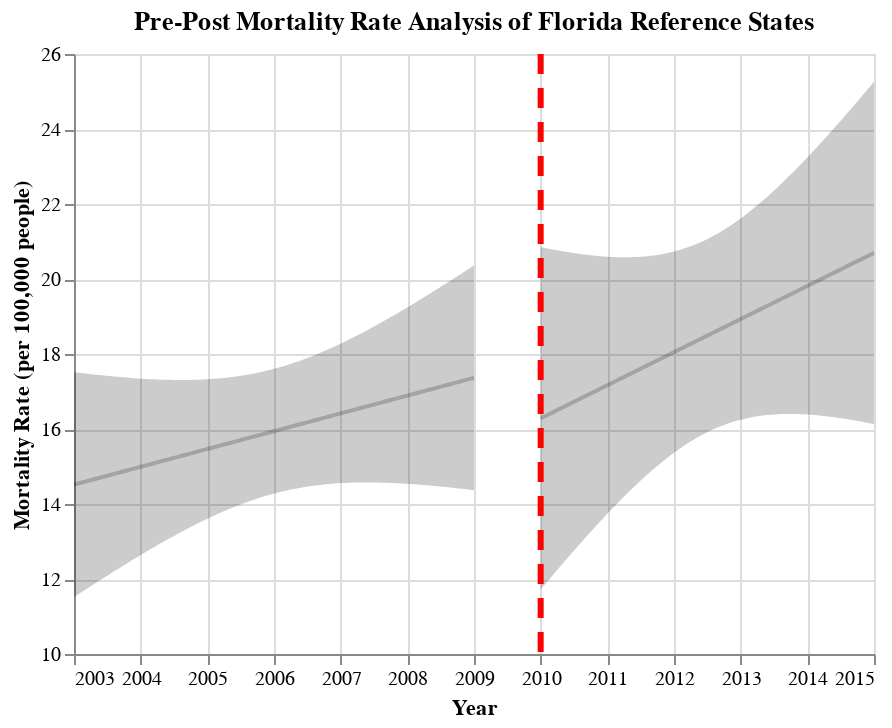

The cell this chart's notebook holds for it:
### Code cell
## Generate Pre-Post Graphs for FL reference states
fit, reg_chart_pre_FL_ref = get_reg_fit_FL_ref(
    death_data_FL_ref_subset_grouped_pre, 
    yvar="average_deaths_state", 
    xvar="YEAR", 
    alpha=0.05
)

fit, reg_chart_post_FL_ref = get_reg_fit_FL_ref(
    death_data_FL_ref_subset_grouped_post, 
    yvar="average_deaths_state", 
    xvar="YEAR", 
    alpha=0.05
)

## Create line post-policy implementation
line_2010 = alt.Chart(pd.DataFrame({'x': [2010]})).mark_rule(strokeDash=[10, 7], color = "red", strokeWidth=3).encode(x='x')

## Generate final pre-post graph for FL reference states
pre_post_FL_ref = reg_chart_pre_FL_ref + reg_chart_post_FL_ref + line_2010
pre_post_FL_ref.properties(title="Pre-Post Mortality Rate Analysis of Florida Reference States")

### Figure 1 — Vega-Lite specification as saved in the notebook (floating-point values rounded to 4 significant figures)
{"config": {"view": {"continuousWidth": 400, "continuousHeight": 300}}, "layer": [{"mark": {"type": "errorband", "color": "black", "opacity": 0.2}, "encoding": {"x": {"field": "YEAR", "type": "quantitative"}, "y": {"field": "ci_low", "title": "", "type": "quantitative"}, "y2": {"field": "ci_high"}}}, {"mark": {"type": "line", "color": "black", "opacity": 0.2}, "encoding": {"x": {"axis": {"format": "T", "title": "Year"}, "field": "YEAR", "scale": {"zero": false}, "type": "quantitative"}, "y": {"field": "average_deaths_state", "scale": {"zero": false}, "title": "Mortality Rate (per 100,000 people)", "type": "quantitative"}}}, {"layer": [{"mark": {"type": "errorband", "color": "black", "opacity": 0.2}, "encoding": {"x": {"field": "YEAR", "type": "quantitative"}, "y": {"field": "ci_low", "title": "", "type": "quantitative"}, "y2": {"field": "ci_high"}}}, {"mark": {"type": "line", "color": "black", "opacity": 0.2}, "encoding": {"x": {"axis": {"format": "T", "title": "Year"}, "field": "YEAR", "scale": {"zero": false}, "type": "quantitative"}, "y": {"field": "average_deaths_state", "scale": {"zero": false}, "title": "Mortality Rate (per 100,000 people)", "type": "quantitative"}}}], "data": {"name": "data-69fdefdf477e0ecd88f91b1a2d844831"}}, {"data": {"name": "data-c6a99109c809d7b1b46dbbb9b2adf5d2"}, "mark": {"type": "rule", "color": "red", "strokeDash": [10, 7], "strokeWidth": 3}, "encoding": {"x": {"field": "x", "type": "quantitative"}}}], "data": {"name": "data-b05608a322fd58892c294a6d4e3e3cd4"}, "title": "Pre-Post Mortality Rate Analysis of Florida Reference States", "$schema": "https://vega.github.io/schema/vega-lite/v4.17.0.json", "datasets": {"data-b05608a322fd58892c294a6d4e3e3cd4": [{"YEAR": 2003.0, "average_deaths_state": 14.52, "ci_low": 11.52, "ci_high": 17.52}, {"YEAR": 2003.0, "average_deaths_state": 14.55, "ci_low": 11.59, "ci_high": 17.5}, {"YEAR": 2003.0, "average_deaths_state": 14.57, "ci_low": 11.66, "ci_high": 17.49}, {"YEAR": 2003.0, "average_deaths_state": 14.6, "ci_low": 11.73, "ci_high": 17.48}, {"YEAR": 2003.0, "average_deaths_state": 14.63, "ci_low": 11.8, "ci_high": 17.47}, {"YEAR": 2003.0, "average_deaths_state": 14.66, "ci_low": 11.86, "ci_high": 17.45}, {"YEAR": 2003.0, "average_deaths_state": 14.69, "ci_low": 11.93, "ci_high": 17.44}, {"YEAR": 2003.0, "average_deaths_state": 14.72, "ci_low": 12.0, "ci_high": 17.43}, {"YEAR": 2003.0, "average_deaths_state": 14.74, "ci_low": 12.07, "ci_high": 17.42}, {"YEAR": 2004.0, "average_deaths_state": 14.77, "ci_low": 12.14, "ci_high": 17.41}, {"YEAR": 2004.0, "average_deaths_state": 14.8, "ci_low": 12.2, "ci_high": 17.4}, {"YEAR": 2004.0, "average_deaths_state": 14.83, "ci_low": 12.27, "ci_high": 17.39}, {"YEAR": 2004.0, "average_deaths_state": 14.86, "ci_low": 12.34, "ci_high": 17.38}, {"YEAR": 2004.0, "average_deaths_state": 14.89, "ci_low": 12.4, "ci_high": 17.37}, {"YEAR": 2004.0, "average_deaths_state": 14.92, "ci_low": 12.47, "ci_high": 17.36}, {"YEAR": 2004.0, "average_deaths_state": 14.94, "ci_low": 12.53, "ci_high": 17.36}, {"YEAR": 2004.0, "average_deaths_state": 14.97, "ci_low": 12.6, "ci_high": 17.35}, {"YEAR": 2004.0, "average_deaths_state": 15.0, "ci_low": 12.66, "ci_high": 17.34}, {"YEAR": 2004.0, "average_deaths_state": 15.03, "ci_low": 12.72, "ci_high": 17.34}, {"YEAR": 2004.0, "average_deaths_state": 15.06, "ci_low": 12.79, "ci_high": 17.33}, {"YEAR": 2004.0, "average_deaths_state": 15.09, "ci_low": 12.85, "ci_high": 17.32}, {"YEAR": 2004.0, "average_deaths_state": 15.12, "ci_low": 12.91, "ci_high": 17.32}, {"YEAR": 2004.0, "average_deaths_state": 15.14, "ci_low": 12.97, "ci_high": 17.32}, {"YEAR": 2004.0, "average_deaths_state": 15.17, "ci_low": 13.03, "ci_high": 17.31}, {"YEAR": 2004.0, "average_deaths_state": 15.2, "ci_low": 13.09, "ci_high": 17.31}, {"YEAR": 2004.0, "average_deaths_state": 15.23, "ci_low": 13.15, "ci_high": 17.31}, {"YEAR": 2005.0, "average_deaths_state": 15.26, "ci_low": 13.21, "ci_high": 17.31}, {"YEAR": 2005.0, "average_deaths_state": 15.29, "ci_low": 13.26, "ci_high": 17.31}, {"YEAR": 2005.0, "average_deaths_state": 15.31, "ci_low": 13.32, "ci_high": 17.31}, {"YEAR": 2005.0, "average_deaths_state": 15.34, "ci_low": 13.38, "ci_high": 17.31}, {"YEAR": 2005.0, "average_deaths_state": 15.37, "ci_low": 13.43, "ci_high": 17.31}, {"YEAR": 2005.0, "average_deaths_state": 15.4, "ci_low": 13.49, "ci_high": 17.31}, {"YEAR": 2005.0, "average_deaths_state": 15.43, "ci_low": 13.54, "ci_high": 17.32}, {"YEAR": 2005.0, "average_deaths_state": 15.46, "ci_low": 13.59, "ci_high": 17.32}, {"YEAR": 2005.0, "average_deaths_state": 15.49, "ci_low": 13.64, "ci_high": 17.33}, {"YEAR": 2005.0, "average_deaths_state": 15.51, "ci_low": 13.69, "ci_high": 17.34}, {"YEAR": 2005.0, "average_deaths_state": 15.54, "ci_low": 13.74, "ci_high": 17.35}, {"YEAR": 2005.0, "average_deaths_state": 15.57, "ci_low": 13.79, "ci_high": 17.36}, {"YEAR": 2005.0, "average_deaths_state": 15.6, "ci_low": 13.83, "ci_high": 17.37}, {"YEAR": 2005.0, "average_deaths_state": 15.63, "ci_low": 13.88, "ci_high": 17.38}, {"YEAR": 2005.0, "average_deaths_state": 15.66, "ci_low": 13.92, "ci_high": 17.39}, {"YEAR": 2005.0, "average_deaths_state": 15.68, "ci_low": 13.96, "ci_high": 17.41}, {"YEAR": 2006.0, "average_deaths_state": 15.71, "ci_low": 14.0, "ci_high": 17.42}, {"YEAR": 2006.0, "average_deaths_state": 15.74, "ci_low": 14.04, "ci_high": 17.44}, {"YEAR": 2006.0, "average_deaths_state": 15.77, "ci_low": 14.08, "ci_high": 17.46}, {"YEAR": 2006.0, "average_deaths_state": 15.8, "ci_low": 14.12, "ci_high": 17.48}, {"YEAR": 2006.0, "average_deaths_state": 15.83, "ci_low": 14.15, "ci_high": 17.5}, {"YEAR": 2006.0, "average_deaths_state": 15.86, "ci_low": 14.19, "ci_high": 17.53}, {"YEAR": 2006.0, "average_deaths_state": 15.88, "ci_low": 14.22, "ci_high": 17.55}, {"YEAR": 2006.0, "average_deaths_state": 15.91, "ci_low": 14.25, "ci_high": 17.58}, {"YEAR": 2006.0, "average_deaths_state": 15.94, "ci_low": 14.28, "ci_high": 17.6}, {"YEAR": 2006.0, "average_deaths_state": 15.97, "ci_low": 14.31, "ci_high": 17.63}, {"YEAR": 2006.0, "average_deaths_state": 16.0, "ci_low": 14.33, "ci_high": 17.66}, {"YEAR": 2006.0, "average_deaths_state": 16.03, "ci_low": 14.36, "ci_high": 17.7}, {"YEAR": 2006.0, "average_deaths_state": 16.05, "ci_low": 14.38, "ci_high": 17.73}, {"YEAR": 2006.0, "average_deaths_state": 16.08, "ci_low": 14.4, "ci_high": 17.77}, {"YEAR": 2006.0, "average_deaths_state": 16.11, "ci_low": 14.42, "ci_high": 17.8}, {"YEAR": 2006.0, "average_deaths_state": 16.14, "ci_low": 14.44, "ci_high": 17.84}, {"YEAR": 2006.0, "average_deaths_state": 16.17, "ci_low": 14.46, "ci_high": 17.88}, {"YEAR": 2007.0, "average_deaths_state": 16.2, "ci_low": 14.47, "ci_high": 17.92}, {"YEAR": 2007.0, "average_deaths_state": 16.23, "ci_low": 14.49, "ci_high": 17.96}, {"YEAR": 2007.0, "average_deaths_state": 16.25, "ci_low": 14.5, "ci_high": 18.01}, {"YEAR": 2007.0, "average_deaths_state": 16.28, "ci_low": 14.51, "ci_high": 18.05}, {"YEAR": 2007.0, "average_deaths_state": 16.31, "ci_low": 14.53, "ci_high": 18.1}, {"YEAR": 2007.0, "average_deaths_state": 16.34, "ci_low": 14.54, "ci_high": 18.14}, {"YEAR": 2007.0, "average_deaths_state": 16.37, "ci_low": 14.54, "ci_high": 18.19}, {"YEAR": 2007.0, "average_deaths_state": 16.4, "ci_low": 14.55, "ci_high": 18.24}, {"YEAR": 2007.0, "average_deaths_state": 16.43, "ci_low": 14.56, "ci_high": 18.29}, {"YEAR": 2007.0, "average_deaths_state": 16.45, "ci_low": 14.56, "ci_high": 18.34}, {"YEAR": 2007.0, "average_deaths_state": 16.48, "ci_low": 14.57, "ci_high": 18.4}, {"YEAR": 2007.0, "average_deaths_state": 16.51, "ci_low": 14.57, "ci_high": 18.45}, {"YEAR": 2007.0, "average_deaths_state": 16.54, "ci_low": 14.57, "ci_high": 18.51}, {"YEAR": 2007.0, "average_deaths_state": 16.57, "ci_low": 14.57, "ci_high": 18.56}, {"YEAR": 2007.0, "average_deaths_state": 16.6, "ci_low": 14.58, "ci_high": 18.62}, {"YEAR": 2007.0, "average_deaths_state": 16.62, "ci_low": 14.57, "ci_high": 18.67}, {"YEAR": 2007.0, "average_deaths_state": 16.65, "ci_low": 14.57, "ci_high": 18.73}, {"YEAR": 2008.0, "average_deaths_state": 16.68, "ci_low": 14.57, "ci_high": 18.79}, {"YEAR": 2008.0, "average_deaths_state": 16.71, "ci_low": 14.57, "ci_high": 18.85}, {"YEAR": 2008.0, "average_deaths_state": 16.74, "ci_low": 14.57, "ci_high": 18.91}, {"YEAR": 2008.0, "average_deaths_state": 16.77, "ci_low": 14.56, "ci_high": 18.97}, {"YEAR": 2008.0, "average_deaths_state": 16.8, "ci_low": 14.56, "ci_high": 19.03}, {"YEAR": 2008.0, "average_deaths_state": 16.82, "ci_low": 14.55, "ci_high": 19.1}, {"YEAR": 2008.0, "average_deaths_state": 16.85, "ci_low": 14.55, "ci_high": 19.16}, {"YEAR": 2008.0, "average_deaths_state": 16.88, "ci_low": 14.54, "ci_high": 19.22}, {"YEAR": 2008.0, "average_deaths_state": 16.91, "ci_low": 14.53, "ci_high": 19.29}, {"YEAR": 2008.0, "average_deaths_state": 16.94, "ci_low": 14.53, "ci_high": 19.35}, {"YEAR": 2008.0, "average_deaths_state": 16.97, "ci_low": 14.52, "ci_high": 19.41}, {"YEAR": 2008.0, "average_deaths_state": 16.99, "ci_low": 14.51, "ci_high": 19.48}, {"YEAR": 2008.0, "average_deaths_state": 17.02, "ci_low": 14.5, "ci_high": 19.55}, {"YEAR": 2008.0, "average_deaths_state": 17.05, "ci_low": 14.49, "ci_high": 19.61}, {"YEAR": 2008.0, "average_deaths_state": 17.08, "ci_low": 14.48, "ci_high": 19.68}, {"YEAR": 2008.0, "average_deaths_state": 17.11, "ci_low": 14.47, "ci_high": 19.75}, {"YEAR": 2009.0, "average_deaths_state": 17.14, "ci_low": 14.46, "ci_high": 19.81}, {"YEAR": 2009.0, "average_deaths_state": 17.17, "ci_low": 14.45, "ci_high": 19.88}, {"YEAR": 2009.0, "average_deaths_state": 17.19, "ci_low": 14.44, "ci_high": 19.95}, {"YEAR": 2009.0, "average_deaths_state": 17.22, "ci_low": 14.43, "ci_high": 20.02}, {"YEAR": 2009.0, "average_deaths_state": 17.25, "ci_low": 14.42, "ci_high": 20.09}, {"YEAR": 2009.0, "average_deaths_state": 17.28, "ci_low": 14.4, "ci_high": 20.16}, {"YEAR": 2009.0, "average_deaths_state": 17.31, "ci_low": 14.39, "ci_high": 20.22}, {"YEAR": 2009.0, "average_deaths_state": 17.34, "ci_low": 14.38, "ci_high": 20.29}, {"YEAR": 2009.0, "average_deaths_state": 17.37, "ci_low": 14.37, "ci_high": 20.36}], "data-69fdefdf477e0ecd88f91b1a2d844831": [{"YEAR": 2010.0, "average_deaths_state": 16.28, "ci_low": 11.72, "ci_high": 20.85}, {"YEAR": 2010.0, "average_deaths_state": 16.33, "ci_low": 11.82, "ci_high": 20.83}, {"YEAR": 2010.0, "average_deaths_state": 16.37, "ci_low": 11.93, "ci_high": 20.82}, {"YEAR": 2010.0, "average_deaths_state": 16.42, "ci_low": 12.04, "ci_high": 20.8}, {"YEAR": 2010.0, "average_deaths_state": 16.46, "ci_low": 12.14, "ci_high": 20.78}, {"YEAR": 2010.0, "average_deaths_state": 16.51, "ci_low": 12.25, "ci_high": 20.77}, {"YEAR": 2010.0, "average_deaths_state": 16.55, "ci_low": 12.35, "ci_high": 20.75}, {"YEAR": 2010.0, "average_deaths_state": 16.59, "ci_low": 12.45, "ci_high": 20.73}, {"YEAR": 2010.0, "average_deaths_state": 16.64, "ci_low": 12.56, "ci_high": 20.72}, {"YEAR": 2010.0, "average_deaths_state": 16.68, "ci_low": 12.66, "ci_high": 20.71}, {"YEAR": 2010.0, "average_deaths_state": 16.73, "ci_low": 12.76, "ci_high": 20.69}, {"YEAR": 2011.0, "average_deaths_state": 16.77, "ci_low": 12.86, "ci_high": 20.68}, {"YEAR": 2011.0, "average_deaths_state": 16.81, "ci_low": 12.96, "ci_high": 20.67}, {"YEAR": 2011.0, "average_deaths_state": 16.86, "ci_low": 13.06, "ci_high": 20.66}, {"YEAR": 2011.0, "average_deaths_state": 16.9, "ci_low": 13.16, "ci_high": 20.64}, {"YEAR": 2011.0, "average_deaths_state": 16.95, "ci_low": 13.26, "ci_high": 20.63}, {"YEAR": 2011.0, "average_deaths_state": 16.99, "ci_low": 13.36, "ci_high": 20.62}, {"YEAR": 2011.0, "average_deaths_state": 17.03, "ci_low": 13.45, "ci_high": 20.62}, {"YEAR": 2011.0, "average_deaths_state": 17.08, "ci_low": 13.55, "ci_high": 20.61}, {"YEAR": 2011.0, "average_deaths_state": 17.12, "ci_low": 13.64, "ci_high": 20.6}, {"YEAR": 2011.0, "average_deaths_state": 17.17, "ci_low": 13.74, "ci_high": 20.59}, {"YEAR": 2011.0, "average_deaths_state": 17.21, "ci_low": 13.83, "ci_high": 20.59}, {"YEAR": 2011.0, "average_deaths_state": 17.26, "ci_low": 13.92, "ci_high": 20.59}, {"YEAR": 2011.0, "average_deaths_state": 17.3, "ci_low": 14.02, "ci_high": 20.58}, {"YEAR": 2011.0, "average_deaths_state": 17.34, "ci_low": 14.11, "ci_high": 20.58}, {"YEAR": 2011.0, "average_deaths_state": 17.39, "ci_low": 14.2, "ci_high": 20.58}, {"YEAR": 2011.0, "average_deaths_state": 17.43, "ci_low": 14.28, "ci_high": 20.58}, {"YEAR": 2011.0, "average_deaths_state": 17.48, "ci_low": 14.37, "ci_high": 20.58}, {"YEAR": 2011.0, "average_deaths_state": 17.52, "ci_low": 14.46, "ci_high": 20.58}, {"YEAR": 2011.0, "average_deaths_state": 17.56, "ci_low": 14.54, "ci_high": 20.59}, {"YEAR": 2011.0, "average_deaths_state": 17.61, "ci_low": 14.62, "ci_high": 20.59}, {"YEAR": 2012.0, "average_deaths_state": 17.65, "ci_low": 14.7, "ci_high": 20.6}, {"YEAR": 2012.0, "average_deaths_state": 17.7, "ci_low": 14.78, "ci_high": 20.61}, {"YEAR": 2012.0, "average_deaths_state": 17.74, "ci_low": 14.86, "ci_high": 20.62}, {"YEAR": 2012.0, "average_deaths_state": 17.78, "ci_low": 14.94, "ci_high": 20.63}, {"YEAR": 2012.0, "average_deaths_state": 17.83, "ci_low": 15.02, "ci_high": 20.64}, {"YEAR": 2012.0, "average_deaths_state": 17.87, "ci_low": 15.09, "ci_high": 20.66}, {"YEAR": 2012.0, "average_deaths_state": 17.92, "ci_low": 15.16, "ci_high": 20.67}, {"YEAR": 2012.0, "average_deaths_state": 17.96, "ci_low": 15.23, "ci_high": 20.69}, {"YEAR": 2012.0, "average_deaths_state": 18.01, "ci_low": 15.3, "ci_high": 20.71}, {"YEAR": 2012.0, "average_deaths_state": 18.05, "ci_low": 15.37, "ci_high": 20.73}, {"YEAR": 2012.0, "average_deaths_state": 18.09, "ci_low": 15.43, "ci_high": 20.76}, {"YEAR": 2012.0, "average_deaths_state": 18.14, "ci_low": 15.49, "ci_high": 20.78}, {"YEAR": 2012.0, "average_deaths_state": 18.18, "ci_low": 15.55, "ci_high": 20.81}, {"YEAR": 2012.0, "average_deaths_state": 18.23, "ci_low": 15.61, "ci_high": 20.84}, {"YEAR": 2012.0, "average_deaths_state": 18.27, "ci_low": 15.67, "ci_high": 20.87}, {"YEAR": 2012.0, "average_deaths_state": 18.31, "ci_low": 15.72, "ci_high": 20.91}, {"YEAR": 2012.0, "average_deaths_state": 18.36, "ci_low": 15.77, "ci_high": 20.94}, {"YEAR": 2012.0, "average_deaths_state": 18.4, "ci_low": 15.82, "ci_high": 20.98}, {"YEAR": 2012.0, "average_deaths_state": 18.45, "ci_low": 15.87, "ci_high": 21.02}, {"YEAR": 2012.0, "average_deaths_state": 18.49, "ci_low": 15.91, "ci_high": 21.07}, {"YEAR": 2013.0, "average_deaths_state": 18.53, "ci_low": 15.96, "ci_high": 21.11}, {"YEAR": 2013.0, "average_deaths_state": 18.58, "ci_low": 16.0, "ci_high": 21.16}, {"YEAR": 2013.0, "average_deaths_state": 18.62, "ci_low": 16.04, "ci_high": 21.21}, {"YEAR": 2013.0, "average_deaths_state": 18.67, "ci_low": 16.07, "ci_high": 21.26}, {"YEAR": 2013.0, "average_deaths_state": 18.71, "ci_low": 16.11, "ci_high": 21.31}, {"YEAR": 2013.0, "average_deaths_state": 18.76, "ci_low": 16.14, "ci_high": 21.37}, {"YEAR": 2013.0, "average_deaths_state": 18.8, "ci_low": 16.17, "ci_high": 21.43}, {"YEAR": 2013.0, "average_deaths_state": 18.84, "ci_low": 16.2, "ci_high": 21.49}, {"YEAR": 2013.0, "average_deaths_state": 18.89, "ci_low": 16.22, "ci_high": 21.55}, {"YEAR": 2013.0, "average_deaths_state": 18.93, "ci_low": 16.25, "ci_high": 21.62}, {"YEAR": 2013.0, "average_deaths_state": 18.98, "ci_low": 16.27, "ci_high": 21.68}, {"YEAR": 2013.0, "average_deaths_state": 19.02, "ci_low": 16.29, "ci_high": 21.75}, {"YEAR": 2013.0, "average_deaths_state": 19.06, "ci_low": 16.31, "ci_high": 21.82}, {"YEAR": 2013.0, "average_deaths_state": 19.11, "ci_low": 16.32, "ci_high": 21.89}, {"YEAR": 2013.0, "average_deaths_state": 19.15, "ci_low": 16.34, "ci_high": 21.97}, {"YEAR": 2013.0, "average_deaths_state": 19.2, "ci_low": 16.35, "ci_high": 22.04}, {"YEAR": 2013.0, "average_deaths_state": 19.24, "ci_low": 16.36, "ci_high": 22.12}, {"YEAR": 2013.0, "average_deaths_state": 19.28, "ci_low": 16.37, "ci_high": 22.2}, {"YEAR": 2013.0, "average_deaths_state": 19.33, "ci_low": 16.38, "ci_high": 22.28}, {"YEAR": 2013.0, "average_deaths_state": 19.37, "ci_low": 16.39, "ci_high": 22.36}, {"YEAR": 2014.0, "average_deaths_state": 19.42, "ci_low": 16.39, "ci_high": 22.44}, {"YEAR": 2014.0, "average_deaths_state": 19.46, "ci_low": 16.4, "ci_high": 22.52}, {"YEAR": 2014.0, "average_deaths_state": 19.51, "ci_low": 16.4, "ci_high": 22.61}, {"YEAR": 2014.0, "average_deaths_state": 19.55, "ci_low": 16.4, "ci_high": 22.7}, {"YEAR": 2014.0, "average_deaths_state": 19.59, "ci_low": 16.4, "ci_high": 22.79}, {"YEAR": 2014.0, "average_deaths_state": 19.64, "ci_low": 16.4, "ci_high": 22.87}, {"YEAR": 2014.0, "average_deaths_state": 19.68, "ci_low": 16.4, "ci_high": 22.96}, {"YEAR": 2014.0, "average_deaths_state": 19.73, "ci_low": 16.4, "ci_high": 23.06}, {"YEAR": 2014.0, "average_deaths_state": 19.77, "ci_low": 16.39, "ci_high": 23.15}, {"YEAR": 2014.0, "average_deaths_state": 19.81, "ci_low": 16.39, "ci_high": 23.24}, {"YEAR": 2014.0, "average_deaths_state": 19.86, "ci_low": 16.38, "ci_high": 23.34}, {"YEAR": 2014.0, "average_deaths_state": 19.9, "ci_low": 16.37, "ci_high": 23.43}, {"YEAR": 2014.0, "average_deaths_state": 19.95, "ci_low": 16.36, "ci_high": 23.53}, {"YEAR": 2014.0, "average_deaths_state": 19.99, "ci_low": 16.36, "ci_high": 23.62}, {"YEAR": 2014.0, "average_deaths_state": 20.03, "ci_low": 16.35, "ci_high": 23.72}, {"YEAR": 2014.0, "average_deaths_state": 20.08, "ci_low": 16.34, "ci_high": 23.82}, {"YEAR": 2014.0, "average_deaths_state": 20.12, "ci_low": 16.33, "ci_high": 23.92}, {"YEAR": 2014.0, "average_deaths_state": 20.17, "ci_low": 16.31, "ci_high": 24.02}, {"YEAR": 2014.0, "average_deaths_state": 20.21, "ci_low": 16.3, "ci_high": 24.12}, {"YEAR": 2014.0, "average_deaths_state": 20.25, "ci_low": 16.29, "ci_high": 24.22}, {"YEAR": 2015.0, "average_deaths_state": 20.3, "ci_low": 16.28, "ci_high": 24.32}, {"YEAR": 2015.0, "average_deaths_state": 20.34, "ci_low": 16.26, "ci_high": 24.43}, {"YEAR": 2015.0, "average_deaths_state": 20.39, "ci_low": 16.25, "ci_high": 24.53}, {"YEAR": 2015.0, "average_deaths_state": 20.43, "ci_low": 16.23, "ci_high": 24.63}, {"YEAR": 2015.0, "average_deaths_state": 20.48, "ci_low": 16.22, "ci_high": 24.74}, {"YEAR": 2015.0, "average_deaths_state": 20.52, "ci_low": 16.2, "ci_high": 24.84}, {"YEAR": 2015.0, "average_deaths_state": 20.56, "ci_low": 16.18, "ci_high": 24.94}, {"YEAR": 2015.0, "average_deaths_state": 20.61, "ci_low": 16.17, "ci_high": 25.05}, {"YEAR": 2015.0, "average_deaths_state": 20.65, "ci_low": 16.15, "ci_high": 25.16}, {"YEAR": 2015.0, "average_deaths_state": 20.7, "ci_low": 16.13, "ci_high": 25.26}], "data-c6a99109c809d7b1b46dbbb9b2adf5d2": [{"x": 2010}]}}
